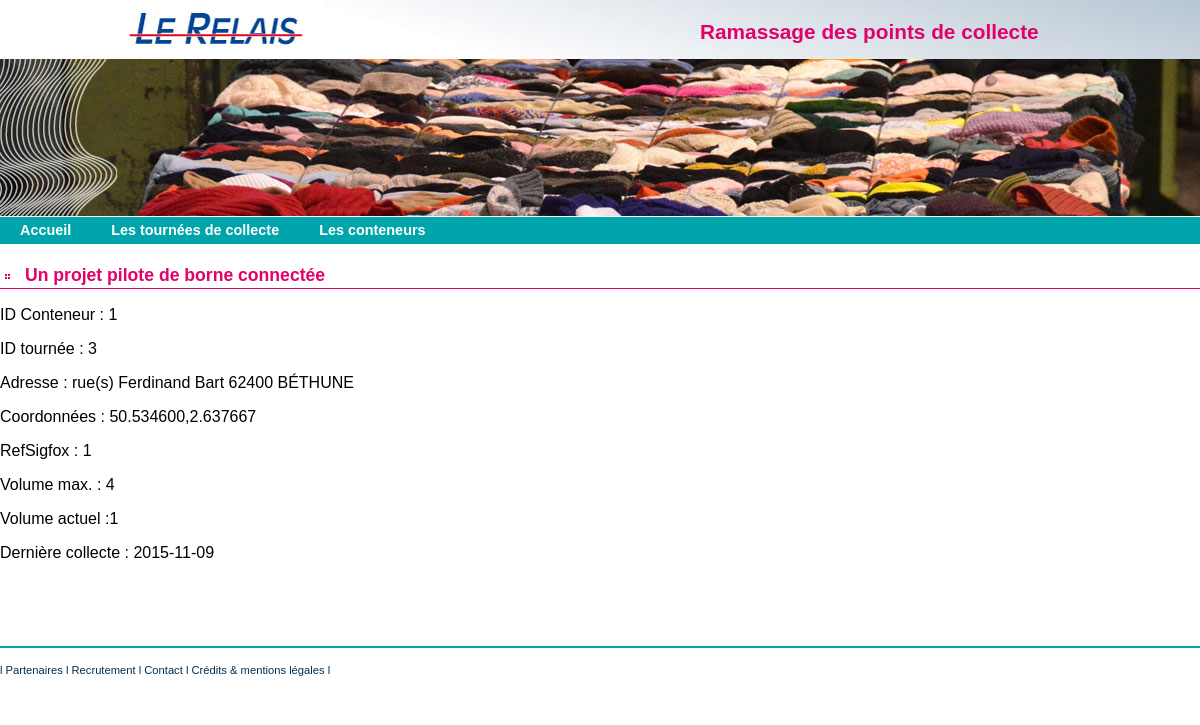
The app's page /index.php/C_conteneur/detail/1 with its own data.
### tables this page shows
CREATE TABLE `conteneur` (
  `Id` int(10) NOT NULL,
  `TourneeStandardId` int(10) DEFAULT NULL,
  `AddrEmplacement` varchar(255) DEFAULT NULL,
  `LatLng` varchar(255) DEFAULT NULL,
  `RefSigfox` varchar(255) DEFAULT NULL,
  `CoefSurface` float DEFAULT NULL,
  `VolumeMax` float DEFAULT NULL,
  `VolumeMesureActuel` float DEFAULT NULL,
  `DateDerniereCollecte` date DEFAULT NULL
);

### application/controllers/C_conteneur.php (called while the page is built, shortened)
<?php
class C_conteneur extends CI_Controller {
    public function detail($prid) {
        $data['title'] = 'Détail d\'un conteneur';
        $data['heading'] = 'Détail du conteneur n°' . $prid;
        $this->load->model('M_conteneur');
        $array_resultat = $this->M_conteneur->select_detail_by_conteneur($prid);
        $data['result'] = $array_resultat;
        $page = $this->load->view('conteneurs/V_detail_conteneur', $data, true);
        $this->load->view('commun/V_template', array('contenu' => $page));
    }
}

### index.php (called while the page is built, shortened)
<?php
require_once BASEPATH.'core/CodeIgniter.php';

### application/models/M_conteneur.php (called while the page is built, shortened)
<?php
class M_conteneur extends CI_Model {
    public function select_detail_by_conteneur($prmid) {
        $query = $this->db->select('*')
                ->from('conteneur')
                ->where("Id = $prmid")
                ->get();
        return $query->result_array();
    }
}

### application/views/conteneurs/V_detail_conteneur.php (the view, shortened to what this page needs)
<article>
    <h1>Un projet pilote de borne connectée</h1>
<?php
        foreach($result as $row)
        {
            echo "<p>ID Conteneur : " . $row['Id'] . "</p>";
            echo "<p>ID tournée : " . $row['TourneeStandardId'] . "</p>";
            echo "<p>Adresse : " . $row['AddrEmplacement'] . "</p>";
            echo "<p>Coordonnées : " . $row['LatLng'] . "</p>";
            echo "<p>RefSigfox : " . $row['RefSigfox'] . "</p>";
            echo "<p>Volume max. : " . $row['VolumeMax'] . "</p>";
            echo "<p>Volume actuel :" . $row['VolumeMesureActuel'] . "</p>";
            echo "<p>Dernière collecte : " . $row['DateDerniereCollecte'] . "</p>";
            echo "<br/>";
        }
?>
</article>

### assets/css/conteneurs.css (style rules this page uses)
body { font: 100% Verdana, Arial, Helvetica, sans-serif; background-color: #FFFFFF; margin: 0; padding: 0; text-align: center; color: #000000; background-image: url(img/back.jpg); background-repeat: no-repeat; background-position: top center; }
article h1 { padding-left: 25px ; line-height: 25px ; font-size: 110% ; background: url(img/puce_h1.png) no-repeat left bottom ; color: rgb(226,1,107) ; border-bottom: 1px solid rgb(226,1,107) ; }
article { clear: both; }

### records on screen
conteneur: Id "1", TourneeStandardId "3", AddrEmplacement "rue(s) Ferdinand Bart 62400 BÉTHUNE", LatLng "50.534600,2.637667", RefSigfox "1", VolumeMax "4", VolumeMesureActuel "1", DateDerniereCollecte "2015-11-09"
